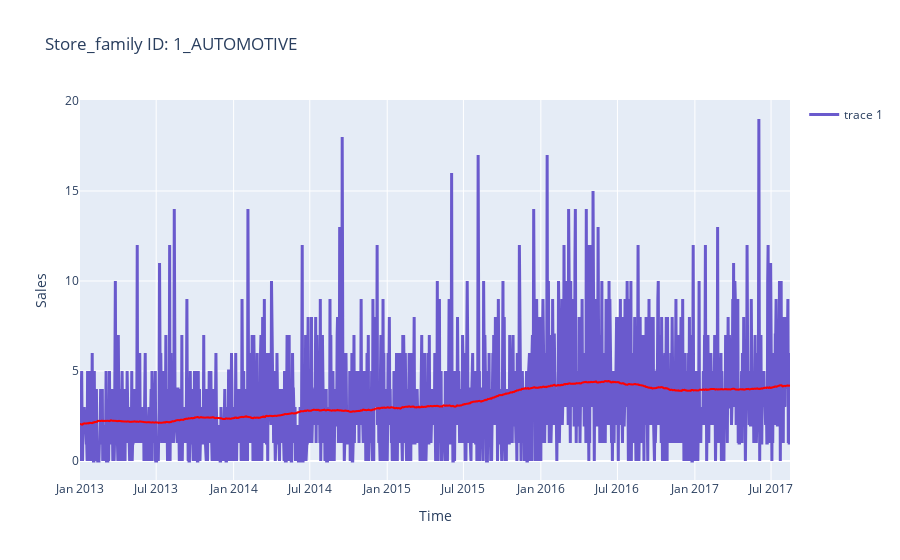

Here is the notebook cell this chart was saved with:
### Markdown cell above
- Trend

### Code cell
plot.plot_trend(df_train_preprocessed, '1_AUTOMOTIVE')

### Figure 1 — Plotly figure (JSON) as saved in the notebook; plotly's stock layout.template omitted (floating-point values rounded to 4 significant figures; data arrays with more than 128 entries replaced by an {"elided": "..."} marker saying what was removed)
{"data": [{"hovertemplate": "Time=%{x}<br>Sales=%{y}<extra></extra>", "legendgroup": "", "line": {"color": "red", "dash": "solid"}, "marker": {"symbol": "circle"}, "mode": "lines", "name": "", "showlegend": false, "type": "scattergl", "x": {"elided": "1688 str values"}, "xaxis": "x", "y": {"elided": "1688 float values"}, "yaxis": "y"}, {"line": {"color": "slateblue", "width": 3}, "mode": "lines", "type": "scatter", "x": {"elided": "1688 str values"}, "y": {"elided": "1688 int values"}}], "layout": {"legend": {"tracegroupgap": 0}, "title": {"text": "Store_family ID: 1_AUTOMOTIVE"}, "xaxis": {"anchor": "y", "domain": [0, 1], "title": {"text": "Time"}}, "yaxis": {"anchor": "x", "domain": [0, 1], "title": {"text": "Sales"}}}}
